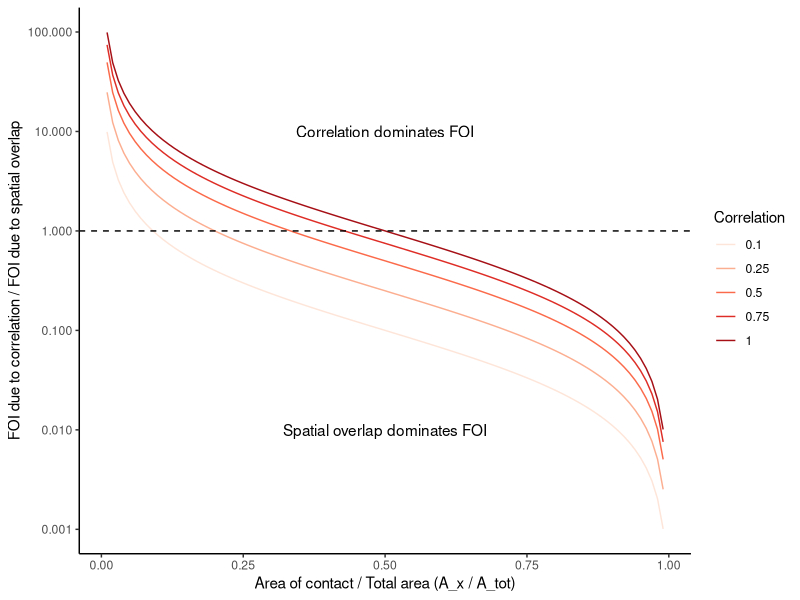
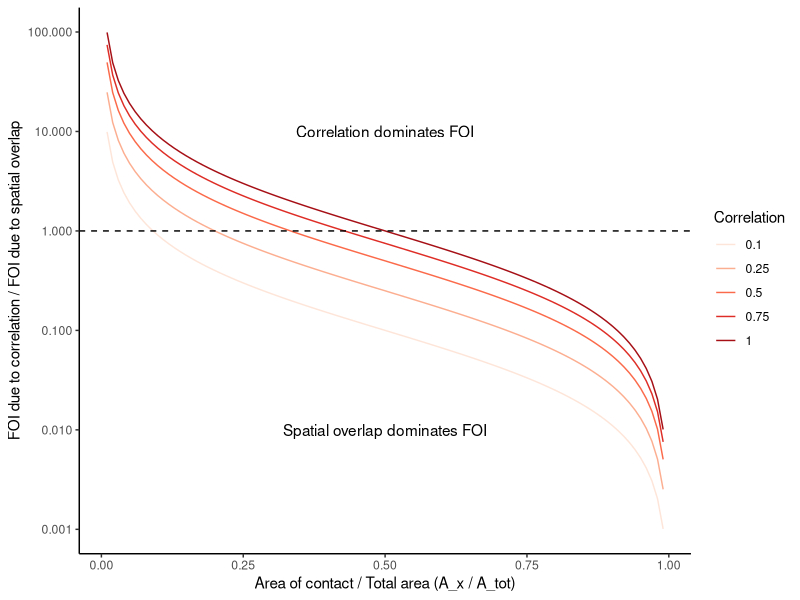

R code for these plots, in order:
## Code for figure for analytical results
options(scipen = 999)
library(ggplot2)
library(data.table)

prob = seq(0.01, 0.99, len=100)
relative_contrib = ((1 - prob) / (prob))
corr_vals = c(0.1, 0.25, 0.5, 0.75, 1)
res = data.table(sapply(corr_vals, function(i) relative_contrib*i))
colnames(res) = as.character(corr_vals)
res$prob = prob
res_melt = melt(res, variable.name="corr", value.name="foi", id.var="prob")

ggplot(data=res_melt) + geom_line(aes(x=prob, y=foi, color=corr)) +   
			 geom_hline(aes(yintercept=1), linetype="dashed") +
			 theme_classic() +
			 labs(colour="Correlation") +
			 annotate("text", x=0.5, y=10, label = "Correlation dominates FOI") +
			 annotate("text", x=0.5, y=0.01, label = "Spatial overlap dominates FOI") +
			 scale_color_manual(values=c('#fee5d9','#fcae91','#fb6a4a','#de2d26','#a50f15')) +
			 ylab("FOI due to correlation / FOI due to spatial overlap") + xlab("Area of contact / Total area (A_x / A_tot)") +
			 scale_y_log10(breaks=c(0.001, 0.01, 0.1, 1, 10, 100))

ggsave("../docs/figures/correlation_analytical_figure.pdf", width=6.5, height=5)